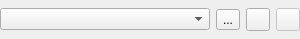
<?xml version="1.0" encoding="UTF-8"?>
<ui version="4.0">
 <class>StringSelector</class>
 <widget class="QWidget" name="StringSelector">
  <property name="geometry">
   <rect>
    <x>0</x>
    <y>0</y>
    <width>300</width>
    <height>39</height>
   </rect>
  </property>
  <property name="sizePolicy">
   <sizepolicy hsizetype="Expanding" vsizetype="Preferred">
    <horstretch>0</horstretch>
    <verstretch>0</verstretch>
   </sizepolicy>
  </property>
  <property name="whatsThis">
   <string>Select a string to utilize.  If you wish to create a new string, select the icon to the right.</string>
  </property>
  <layout class="QHBoxLayout" name="horizontalLayout">
   <property name="margin">
    <number>0</number>
   </property>
   <item>
    <widget class="Kst::ComboBox" name="_string">
     <property name="sizePolicy">
      <sizepolicy hsizetype="Expanding" vsizetype="Fixed">
       <horstretch>0</horstretch>
       <verstretch>0</verstretch>
      </sizepolicy>
     </property>
    </widget>
   </item>
   <item>
    <widget class="QToolButton" name="_selectString">
     <property name="sizePolicy">
      <sizepolicy hsizetype="Fixed" vsizetype="Fixed">
       <horstretch>0</horstretch>
       <verstretch>0</verstretch>
      </sizepolicy>
     </property>
     <property name="text">
      <string>...</string>
     </property>
    </widget>
   </item>
   <item>
    <widget class="QToolButton" name="_newString">
     <property name="sizePolicy">
      <sizepolicy hsizetype="Fixed" vsizetype="Fixed">
       <horstretch>0</horstretch>
       <verstretch>0</verstretch>
      </sizepolicy>
     </property>
     <property name="toolTip">
      <string>Create a new string.</string>
     </property>
     <property name="text">
      <string/>
     </property>
    </widget>
   </item>
   <item>
    <widget class="QToolButton" name="_editString">
     <property name="enabled">
      <bool>false</bool>
     </property>
     <property name="sizePolicy">
      <sizepolicy hsizetype="Fixed" vsizetype="Fixed">
       <horstretch>0</horstretch>
       <verstretch>0</verstretch>
      </sizepolicy>
     </property>
     <property name="toolTip">
      <string>Edit selected string.</string>
     </property>
     <property name="text">
      <string/>
     </property>
    </widget>
   </item>
  </layout>
 </widget>
 <layoutdefault spacing="6" margin="11"/>
 <customwidgets>
  <customwidget>
   <class>Kst::ComboBox</class>
   <extends>QComboBox</extends>
   <header>combobox.h</header>
  </customwidget>
 </customwidgets>
 <tabstops>
  <tabstop>_string</tabstop>
  <tabstop>_selectString</tabstop>
  <tabstop>_newString</tabstop>
  <tabstop>_editString</tabstop>
 </tabstops>
 <resources/>
 <connections/>
</ui>
